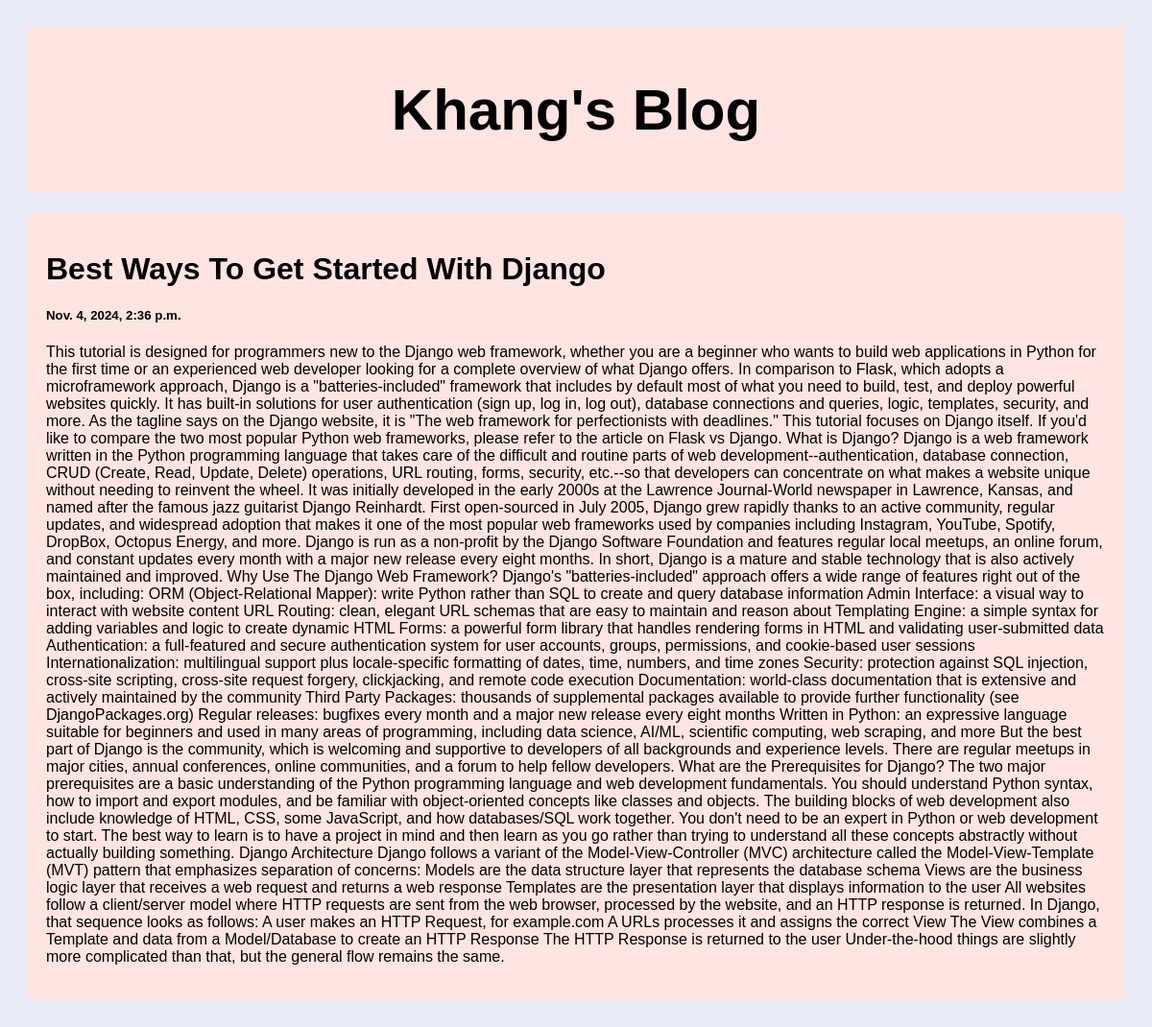
Screenshot of /post/2 with the database file from the repository.
### posts/models.py (models this page shows)
class Post(models.Model):
  title = models.CharField(max_length=100)
  body = models.CharField(max_length=1000000)
  created_at = models.DateTimeField(default=datetime.now, blank=True)

### posts/views.py (the view)
# urls.py: path('post/<str:pk>', views.post, name = 'post')
def post(request, pk):
  posts = Post.objects.get(id=pk)
  return render(request, 'posts.html', {'posts': posts})

### templates/posts.html (shortened to what this page needs)
<!DOCTYPE html>
<html>
<head>
</head>
<body>
<div class="header">
  <h2>Khang's Blog</h2>
</div>
<div class="row">
  <div class="leftcolumn">
    <div class="card">
        <h1>{{posts.title}}</h1>
        <h5>{{posts.created_at}}</h5>
        <p>{{posts.body}}</p>
    </div>
  </div>
</body>
</html>

### templates/posts.html (style rules this page uses)
* { box-sizing: border-box; }
body { font-family: Arial; padding: 20px; background: #e8eaf6; }
.header { padding: 2px; font-size: 40px; text-align: center; background: #FFE4E1; }
.leftcolumn { float: left; width: 100%; }
.card { background-color: #FFE4E1; padding: 20px; margin-top: 20px; transition: transform 0.3s, box-shadow 0.3s; border-radius: 8px; cursor: pointer; }
.row:after { content: ""; display: table; clear: both; }

### rows the page displays
Post: title "Best Ways To Get Started With Django", created_at "Nov. 4, 2024, 2:36 p.m.", body "This tutorial is designed for programmers new to the Django web framework, whether you are a beginner who wants to build web applications in Python for the first time or an experienced web developer looking for a complete overview of what Django offers. In comparison to Flask, which adopts a microframework approach, Django is a \"batteries-included\" framework that includes by default most of what you need to build, test, and deploy powerful websites quickly. It has built-in solutions for user authentication (sign up, log in, log out), database connections and queries, logic, templates, security, and more. As the tagline says on the Django website, it is \"The web framework for perfectionists…"
